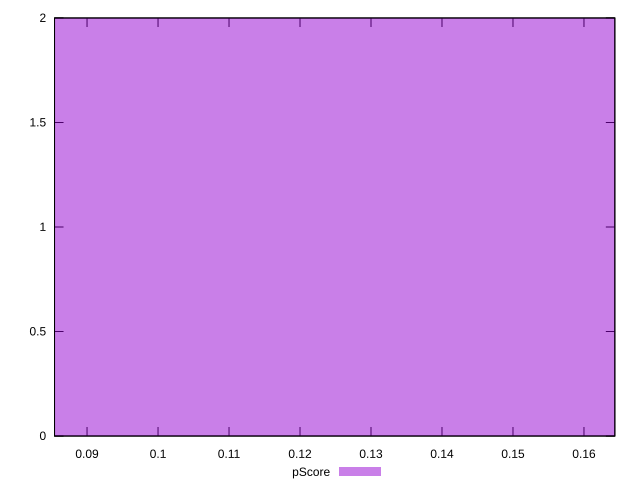

This chart was generated by the following gnuplot code:
reset

$pScore <<EOF
0.13057164456066456 2
EOF

set key outside below
set boxwidth 0.13057164456066456
set xrange [0.08542138785008696:0.1643454802472264]
set yrange [0:2]
set trange [0:2]
set style fill transparent solid 0.5 noborder
set terminal svg size 640, 490 enhanced background rgb 'white'
set output "reports/report_00030_2021-02-24T20-42-31.540Z/speed-index/samples/astro/pScore/histogram.svg"

plot $pScore title "pScore" with boxes

reset
